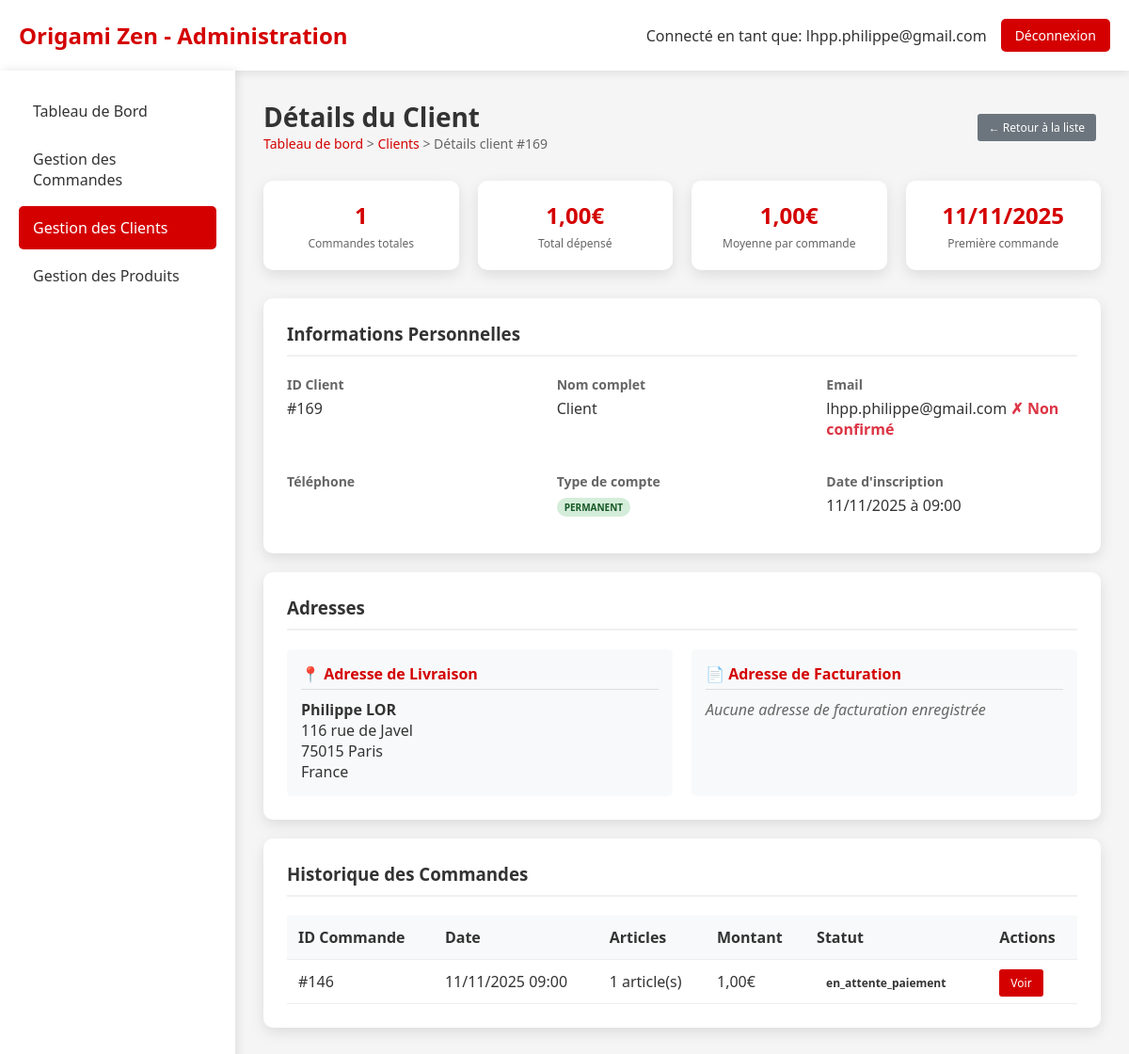
The page /admin_client_detail.php?id=169 (signed in) on the database as committed earlier.
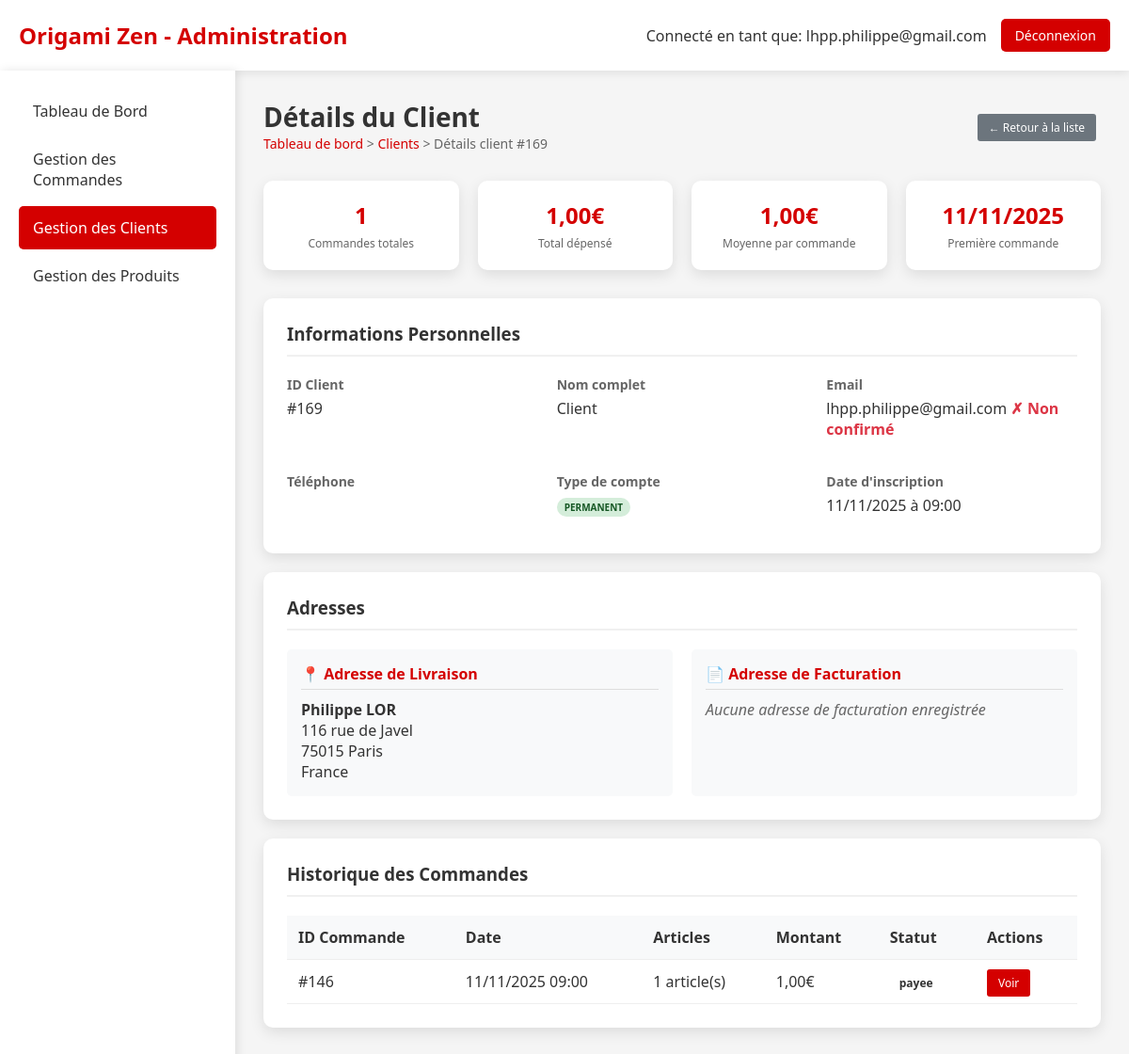
The same page on the database as committed later.
### tables this page shows
CREATE TABLE IF NOT EXISTS `commande` (
  `idCommande` bigint NOT NULL AUTO_INCREMENT,
  `idClient` bigint NOT NULL,
  `idAdresseLivraison` bigint NOT NULL,
  `idAdresseFacturation` bigint DEFAULT NULL,
  `dateCommande` datetime NOT NULL,
  `modeReglement` varchar(20) NOT NULL DEFAULT 'CB',
  `delaiLivraison` date NOT NULL,
  `fraisDePort` double NOT NULL,
  `montantTotal` double NOT NULL,
  `statut` enum('en_attente','en_attente_paiement','payee','confirmee','expediee','livree','annulee') NOT NULL DEFAULT 'en_attente',
  `statut_paiement` enum('en_attente','payee','echec','annulee','rembourse') DEFAULT 'en_attente',
  `idPaiement` int DEFAULT NULL,
  `visible` tinyint(1) DEFAULT '1',
  PRIMARY KEY (`idCommande`),
  KEY `Commande_idClient_FK` (`idClient`),
  KEY `Commande_idAdresseLivraison_FK` (`idAdresseLivraison`),
  KEY `idAdresseFacturation` (`idAdresseFacturation`)
);

### admin_client_detail.php (the view, shortened to what the changed rows need)
<?php
$client_id = intval($_GET['id']);
$host = 'localhost';
$dbname = 'origami';
$username = 'root';
$password = '';
try {
    $pdo = new PDO("mysql:host=$host;dbname=$dbname;charset=utf8", $username, $password);
    $pdo->setAttribute(PDO::ATTR_ERRMODE, PDO::ERRMODE_EXCEPTION);
    $stmt_commandes = $pdo->prepare("
        SELECT c.*, COUNT(lc.idLigneCommande) as nb_articles
        FROM Commande c
        LEFT JOIN LigneCommande lc ON c.idCommande = lc.idCommande
        WHERE c.idClient = ?
        GROUP BY c.idCommande
        ORDER BY c.dateCommande DESC
    ");
    $stmt_commandes->execute([$client_id]);
    $commandes = $stmt_commandes->fetchAll(PDO::FETCH_ASSOC);
} catch (PDOException $e) {
    die("Erreur de base de données: " . $e->getMessage());
}
?>
<!DOCTYPE html>
<html lang="fr">
<head>
</head>
<body>
    <div class="header">
        <div class="logo">
            <h1>Origami Zen - Administration</h1>
        </div>
    </div>
    <div class="container">
        <div class="main-content">
            <div class="page-header">
                <div class="page-title">
                    <h2>Détails du Client</h2>
                </div>
            </div>
            <div class="section">
                <?php if (count($commandes) > 0): ?>
                    <table>
                        <thead>
                            <tr>
                                <th>ID Commande</th>
                                <th>Date</th>
                                <th>Articles</th>
                                <th>Montant</th>
                                <th>Statut</th>
                                <th>Actions</th>
                            </tr>
                        </thead>
                        <tbody>
                            <?php foreach ($commandes as $commande): ?>
                            <tr>
                                <td>#<?= $commande['idCommande'] ?></td>
                                <td><?= date('d/m/Y H:i', strtotime($commande['dateCommande'])) ?></td>
                                <td><?= $commande['nb_articles'] ?> article(s)</td>
                                <td><?= number_format($commande['montantTotal'], 2, ',', ' ') ?>€</td>
                                <td>
                                    <span class="status-badge status-<?= $commande['statut'] ?>">
                                        <?= $commande['statut'] ?>
                                    </span>
                                </td>
                                <td>
                                    <a href="admin_commande_detail.php?id=<?= $commande['idCommande'] ?>" class="btn-action">Voir</a>
                                </td>
                            </tr>
                            <?php endforeach; ?>
                        </tbody>
                    </table>
                <?php else: ?>
                    <p>Aucune commande pour ce client.</p>
                <?php endif; ?>
            </div>
        </div>
    </div>
</body>
</html>

Rows that differ between the two databases and show on the page:
changed commande id 146: statut "en_attente_paiement" → "payee"
